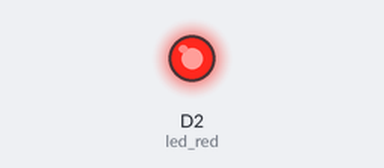
A sketch run on a simulated ESP8266 (NodeMCU). On the bench: output pins drawn as LEDs (lit = HIGH).

Above: at 1.0 s.
At 3.0 s:
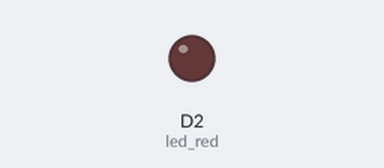
Timing chart, 0 to 5.2 s (numbered marks = the images above):
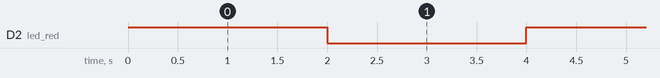

Measured:
- by itself, D2 (led_red): alternates HIGH for 2.0 s and LOW for 2.0 s

The sketch:

02._led_red_blink.ino
```cpp
/******************************************************************************************
 * FileName     : 02._led_red_blink
 * Description  : 빨강 LED 켰다 껐다 해 보기
 * Author       : 오경석
 * Created Date : 2023.10.24
 * Reference    :
 * Modified     : 2024.03.22 : PEJ : 주석 수정
******************************************************************************************/


// global variable
int led_red = D2;                         // 빨강 LED 핀 지정


// setup
void setup() {
  pinMode(led_red, OUTPUT);               // 빨강 LED를 출력 모드로 설정
}


// main loop
void loop() {
  digitalWrite(led_red, HIGH);            // 빨강 LED 켜기
  delay(2000);                            // 2초 기다리기

  digitalWrite(led_red, LOW);             // 빨강 LED 끄기
  delay(2000);                            // 2초 기다리기
}


//==========================================================================================
//
// (주)한국공학기술연구원 http://et.ketri.re.kr
//
//==========================================================================================
```
